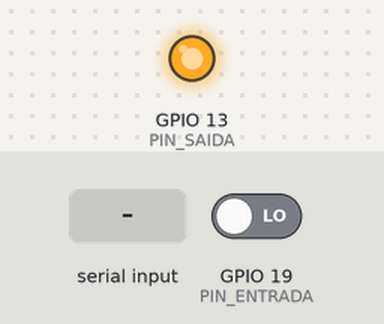
Recording of a sketch running on a simulated ESP32. Parts: output pins drawn as LEDs (lit = HIGH). The test bench sets the inputs (shaded band); at power-on: GPIO 19 (PIN_ENTRADA) LOW. What the sketch prints to the serial monitor is not drawn.

Above: at 1.7 s.
1.8 s: "T" received over Serial
Timing chart, 0 to 4.8 s (numbered marks = the images above; inputs shaded):
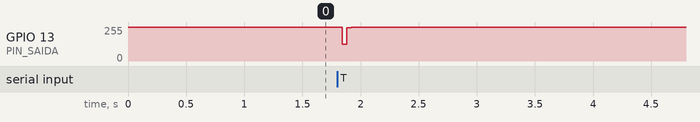

Measured:
- after the input at 1.8 s, GPIO 13 (PIN_SAIDA): 255/255 → 127/255 at once, → 251/255 0.04 s later, → 255/255 0.04 s later

The sketch:

Diagnostico_GPIO13_Dupla_Leitura_V018.ino
```cpp
/*
  TCC BRAVO - Diagnostico isolado GPIO13 - V0.18
  Somente leitura de GPIO; NAO acessa memorias, flash ou radio.
  Antes de energizar: desconectar COMPLETAMENTE Flash e LoRa,
  desconectar a ignicao FISICAMENTE e retirar TODOS os outros fios
  ligados a GPIO13 e GPIO19.
  Instalar UM unico jumper entre GPIO13 e GPIO19, com USB desligado.
  Monitor Serial: 115200 baud. Digitar T e Enter para testar.
  Nenhuma alteracao permanente da pinagem do firmware principal.
*/
#include <Arduino.h>

static constexpr int PIN_SAIDA = 13;
static constexpr int PIN_ENTRADA = 19;
static constexpr unsigned CICLOS = 80;

static void executar() {
  unsigned proprioAlto = 0, proprioBaixo = 0;
  unsigned externoAlto = 0, externoBaixo = 0;
  for (unsigned i = 0; i < CICLOS; ++i) {
    digitalWrite(PIN_SAIDA, HIGH);
    delayMicroseconds(250);
    proprioAlto += (digitalRead(PIN_SAIDA) == HIGH);
    externoAlto += (digitalRead(PIN_ENTRADA) == HIGH);

    digitalWrite(PIN_SAIDA, LOW);
    delayMicroseconds(250);
    proprioBaixo += (digitalRead(PIN_SAIDA) == LOW);
    externoBaixo += (digitalRead(PIN_ENTRADA) == LOW);
  }
  digitalWrite(PIN_SAIDA, HIGH); // CS inativo apos o teste
  Serial.printf("GPIO13 leitura propria: alto=%u/80, baixo=%u/80 - %s\n",
                proprioAlto, proprioBaixo,
                (proprioAlto == CICLOS && proprioBaixo == CICLOS) ? "PASSOU" : "FALHOU");
  Serial.printf("GPIO19 via jumper:     alto=%u/80, baixo=%u/80 - %s\n",
                externoAlto, externoBaixo,
                (externoAlto == CICLOS && externoBaixo == CICLOS) ? "PASSOU" : "FALHOU");
  Serial.println("A leitura propria nao substitui uma medicao eletrica no pino.");
}

void setup() {
  Serial.begin(115200);
  pinMode(PIN_ENTRADA, INPUT);
  pinMode(PIN_SAIDA, OUTPUT);
  digitalWrite(PIN_SAIDA, HIGH);
  delay(500);
  Serial.println("=== TCC BRAVO - GPIO13 dupla leitura V0.18 ===");
  Serial.println("Flash e LoRa desconectados; ignicao fisicamente desabilitada.");
  Serial.println("UM jumper GPIO13 --> GPIO19; nenhuma outra ligacao nesses pinos.");
  Serial.println("Envie T e pressione Enter para testar.");
}

void loop() {
  if (Serial.available()) {
    const char comando = static_cast<char>(Serial.read());
    if (comando == 'T' || comando == 't') executar();
  }
}
```
